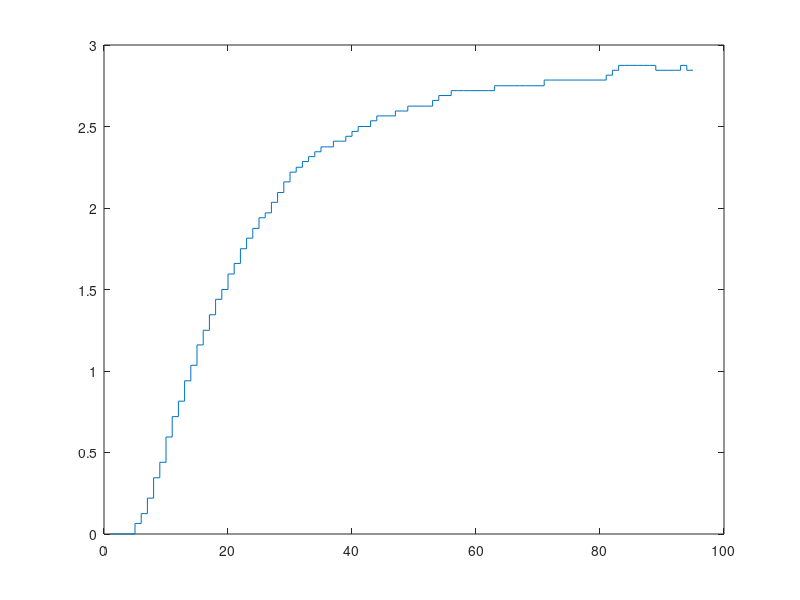
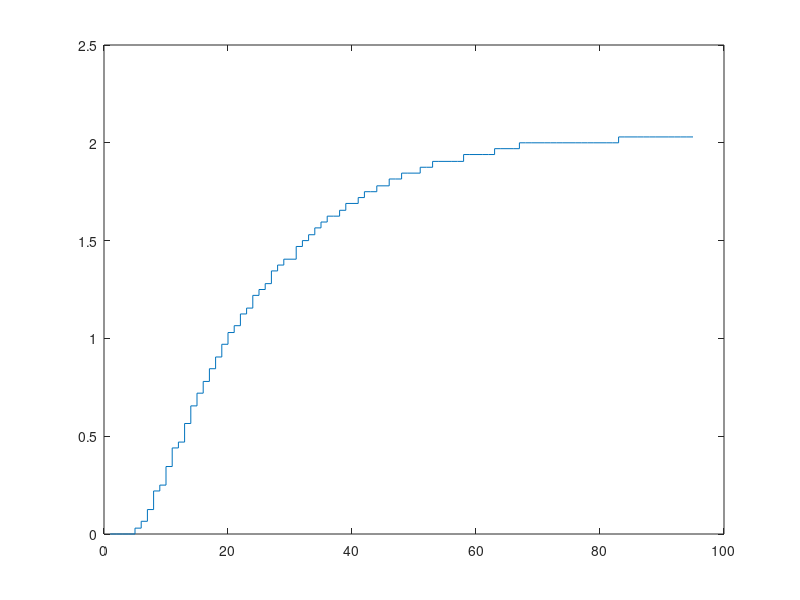
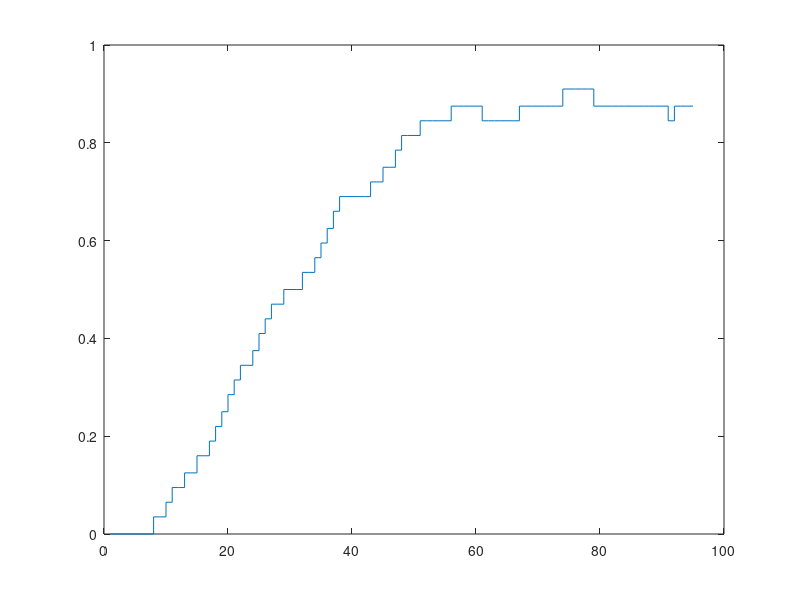
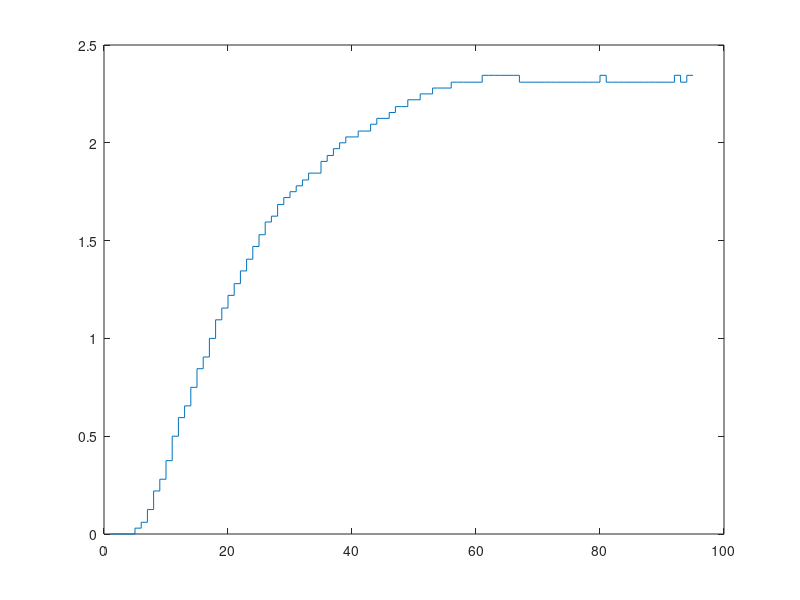

These charts were generated, in order, by the following MATLAB code:
% Skrypt do obliczania odpowiedzi skokowej dla wszystkich torów sterowania oraz  przygotowania macierzy SS do dalszych obliczeń.
load('data/step_resp_u1_28_48.mat')
u1_new1 = u1(21:400);
u2_new1 = u2(21:400);
y1_new1 = y1(21:400);
y2_new1 = y2(21:400);

load('data/step_resp_u2_33_53.mat')

u1_new2 = u1(6:385);
u2_new2 = u2(6:385);
y1_new2 = y1(6:385);
y2_new2 = y2(6:385);

du = 200;

SS = zeros(385-5, 2, 2);


SS(:, 1, 1) = (y1_new1-y1_new1(1))/du;
SS(:, 1, 2) = (y2_new1-y2_new1(1))/du;
SS(:, 2, 1) = (y1_new2-y1_new2(1))/du;
SS(:, 2, 2) = (y2_new2-y2_new2(1))/du;

SS_new = SS(1:4:end, :, :);

stairs(SS_new(:, 1, 1));
figure;
stairs(SS_new(:, 1, 2));
figure;
stairs(SS_new(:, 2, 1));
figure;
stairs(SS_new(:, 2, 2));

save('SS');
